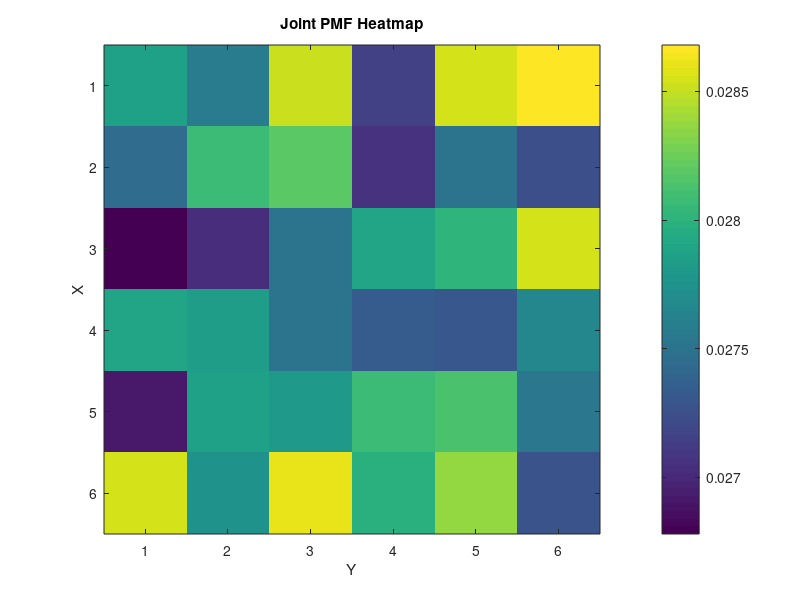
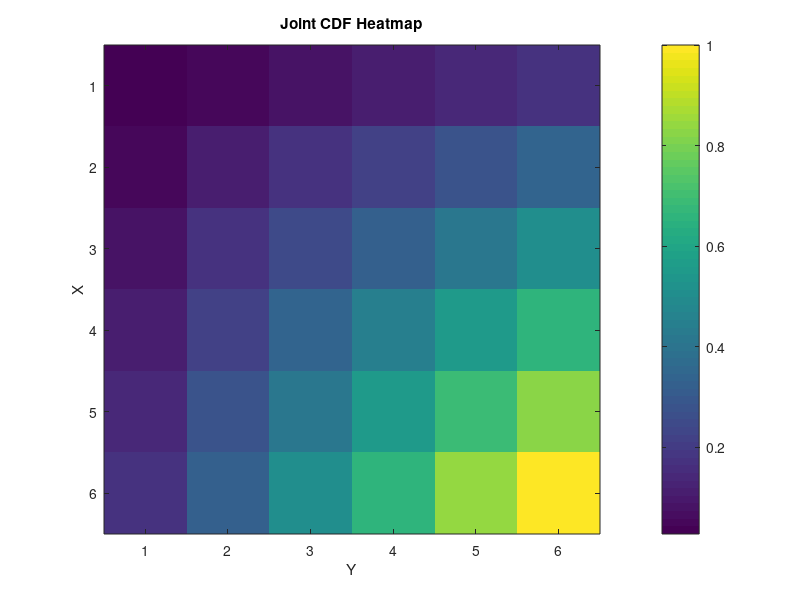

Write MATLAB code to recreate these figures, in order.

%{
n=1000;
x=randi([1 6],1,n);
y=randi([1 6],1,n);

%pmf
x_value =input('enter value of x');
y_value=input('enter value of x');
pmf_x=zeros(1,n);
pmf_y=zeros(1,n);
for i=1:n;
    pmf_x=sum(x ==x_value)/n;
    pmf_y=sum(y==y_value)/n;
end
%}

n = 100000;

x = randi([1 6],1,n);
y = randi([1 6],1,n);

joint_pmf = zeros(6,6);
joint_cdf = zeros(6,6);

for i = 1:6
    for j = 1:6
        joint_pmf(i,j) = sum((x == i) & (y == j)) / n;
        joint_cdf(i,j) = sum((x <= i) & (y <= j)) / n;
    end
end

%{
figure;
surf(joint_pmf);
title('Joint PMF');
xlabel('Y');
ylabel('X');
zlabel('P(X,Y)');
figure;
surf(joint_cdf);
title('Joint CDF');
xlabel('Y');
ylabel('X');
zlabel('F(X,Y)');
%}

figure;
imagesc(joint_pmf);
colorbar;
title('Joint PMF Heatmap');
xlabel('Y');
ylabel('X');
figure;
imagesc(joint_cdf);
colorbar;
title('Joint CDF Heatmap');
xlabel('Y');
ylabel('X');
%}
